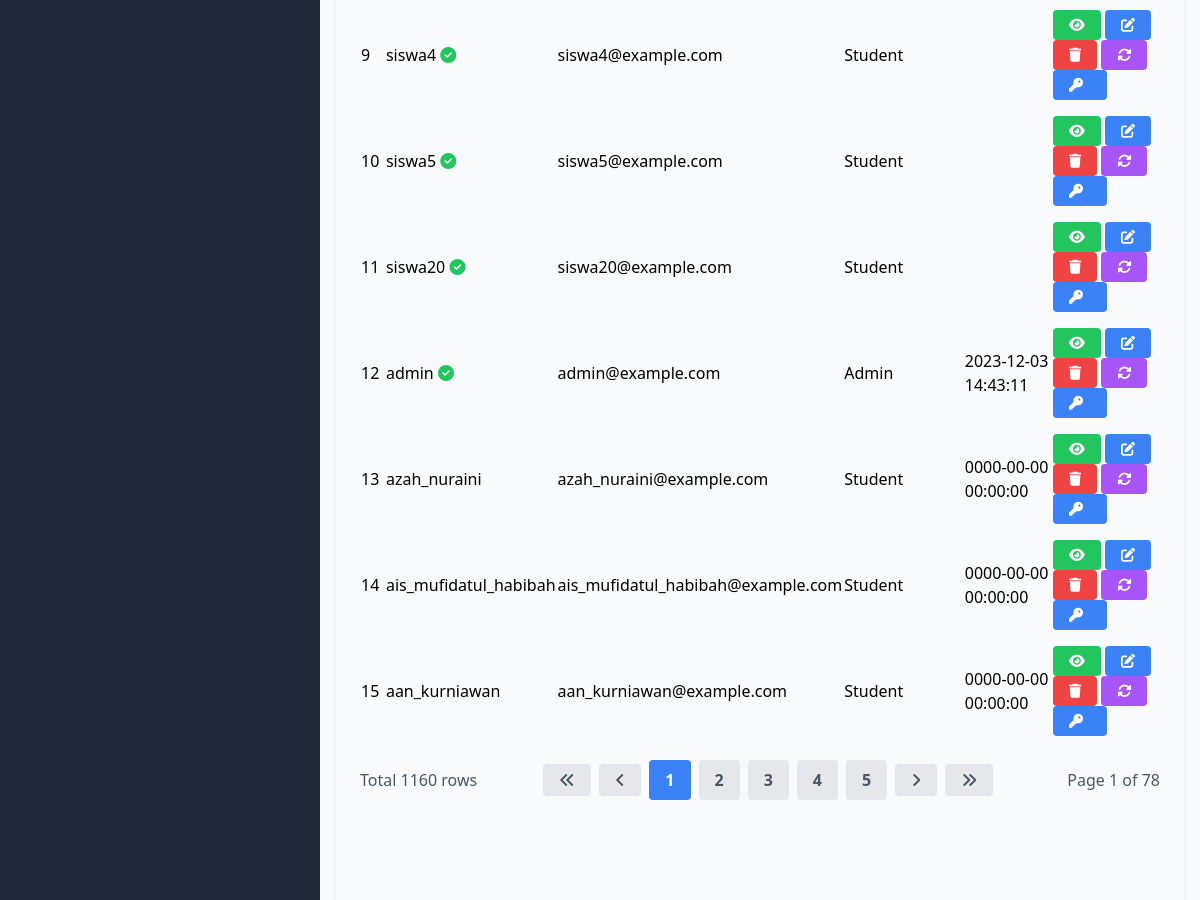
The app's page /manage_users/manage_users_list.php (middle part), older data.
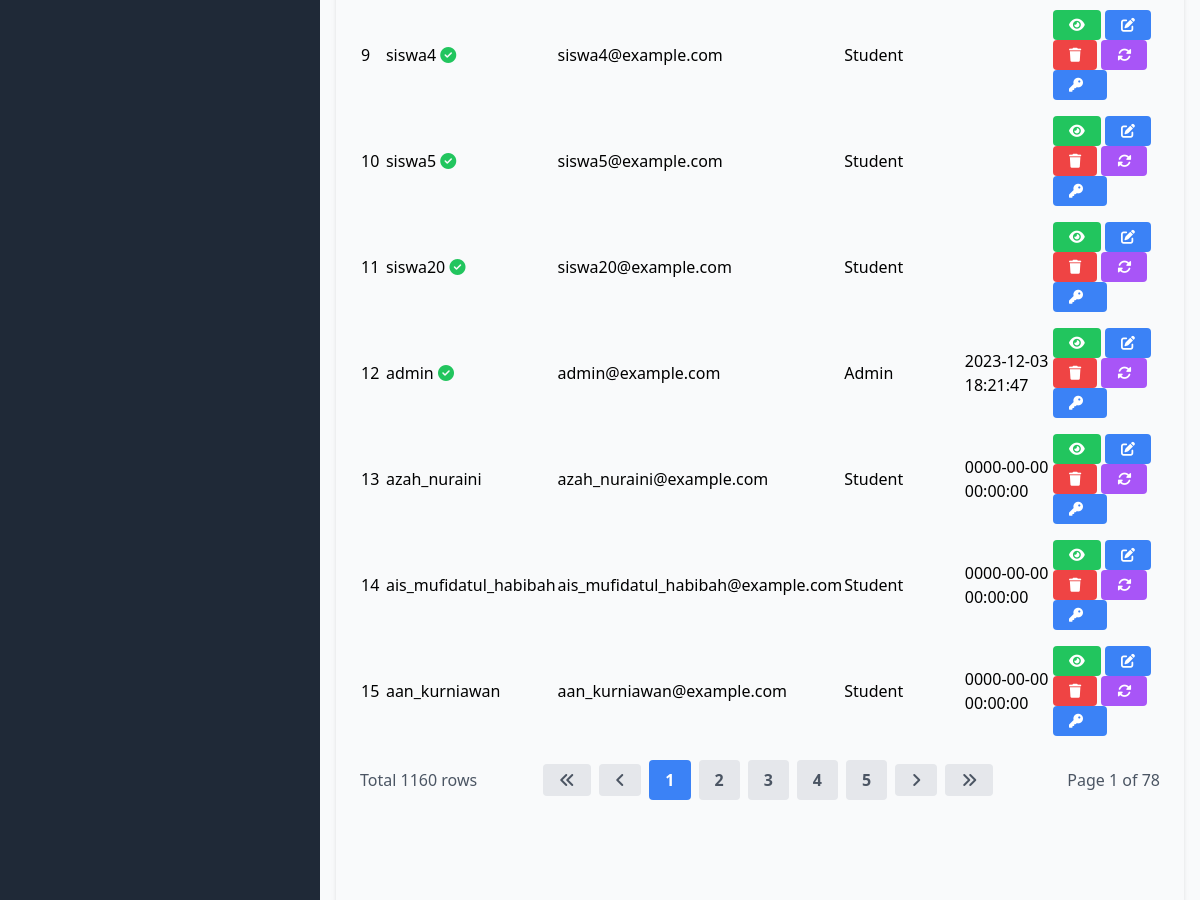
The same page, newer data.
### tables this page shows
CREATE TABLE `Users` (
  `UserID` int(11) NOT NULL,
  `Username` varchar(50) NOT NULL,
  `Password` varchar(255) NOT NULL,
  `Email` varchar(100) NOT NULL,
  `FullName` varchar(100) DEFAULT NULL,
  `DateOfBirth` date DEFAULT NULL,
  `Gender` varchar(10) DEFAULT NULL,
  `Address` text DEFAULT NULL,
  `PhoneNumber` varchar(20) DEFAULT NULL,
  `RoleID` int(11) DEFAULT NULL,
  `AccountCreationDate` timestamp NOT NULL DEFAULT current_timestamp() ON UPDATE current_timestamp(),
  `LastLogin` datetime DEFAULT NULL,
  `AccountStatus` varchar(20) DEFAULT NULL,
  `ProfilePictureURL` varchar(255) DEFAULT NULL,
  `ActivationStatus` varchar(20) DEFAULT NULL
);

CREATE TABLE `Roles` (
  `RoleID` int(11) NOT NULL,
  `RoleName` varchar(50) NOT NULL
);

### database/connection.php (called while the page is built, shortened)
<?php
$baseUrl = "http://localhost/final_project_imam_2023/";

### public/manage_users/manage_users_list.php (the view, shortened to what the changed rows need)
<?php
require_once('../../database/connection.php');
?>
<?php include_once('../components/header.php'); ?>
<div class="h-screen flex flex-col">
    <div class="flex-grow bg-gray-50 flex flex-row shadow-md">
        <main class=" bg-gray-50 flex flex-col flex-1 overflow-y-scroll h-screen flex-shrink-0 sc-hide pb-40">
            <div class="flex items-start justify-start p-6 shadow-md m-4 flex-1 flex-col">
                <div class="flex flex-col w-full">
                    <table class="min-w-full">
                        <tbody>
                            <?php
                            $searchTerm = isset($_GET['search']) ? $_GET['search'] : '';
                            $page = isset($_GET['page']) ? $_GET['page'] : 1;
                            $query = "SELECT u.UserID, u.Username, u.Email, r.RoleName, u.LastLogin, u.ActivationStatus FROM Users u
                                      LEFT JOIN Roles r ON u.RoleID = r.RoleID
                                      WHERE u.Username LIKE '%$searchTerm%' OR u.Email LIKE '%$searchTerm%'
                                      LIMIT 15 OFFSET " . ($page - 1) * 15;
                            $result = $conn->query($query);
                            $no = 1;
                            while ($row = $result->fetch_assoc()) {
                            ?>
                                <tr>
                                    <td class="py-2"><?php echo $no++; ?></td>
                                    <td class="py-2">
                                        <?php echo $row['Username']; ?>
                                        <?php
                                        if ($row['ActivationStatus'] == 'pending' || $row['ActivationStatus'] == NULL) {
                                            echo '<i class="fas fa-hourglass-half text-yellow-500"></i>';
                                        } elseif ($row['ActivationStatus'] == 'active') {
                                            echo '<i class="fas fa-check-circle text-green-500"></i>';
                                        } elseif ($row['ActivationStatus'] == 'disabled') {
                                            echo '<i class="fas fa-ban text-red-500"></i>';
                                        }
                                        ?>
                                    </td>
                                    <td class="py-2"><?php echo $row['Email']; ?></td>
                                    <td class="py-2"><?php echo $row['RoleName']; ?></td>
                                    <td class="py-2"><?php echo $row['LastLogin']; ?></td>
                                    <td class='py-2'>
                                        <a href="<?php echo $baseUrl; ?>public/manage_users/manage_users_detail.php?id=<?php echo $row['UserID'] ?>" class='bg-green-500 hover-bg-green-700 text-white font-bold py-2 px-4 rounded inline-flex items-center text-sm'>
                                            <i class='fas fa-eye'></i>
                                        </a>
                                        <a href="<?php echo $baseUrl; ?>public/manage_users/manage_users_update.php?id=<?php echo $row['UserID'] ?>" class='bg-blue-500 hover-bg-blue-700 text-white font-bold py-2 px-4 rounded inline-flex items-center text-sm'>
                                            <i class='fas fa-edit'></i>
                                        </a>
                                        <a href="#" onclick="confirmDelete(<?php echo $row['UserID']; ?>)" class='bg-red-500 hover-bg-red-700 text-white font-bold py-2 px-4 rounded inline-flex items-center text-sm'>
                                            <i class='fas fa-trash'></i>
                                        </a>
                                        <a href="#" onclick="confirmUpdateStatus(<?php echo $row['UserID']; ?>, '<?php echo $row['ActivationStatus']; ?>')" class='bg-purple-500 hover-bg-blue-700 text-white font-bold py-2 px-4 rounded inline-flex items-center text-sm'>
                                            <i class='fas fa-sync-alt'></i>
                                        </a>
                                        <a href="<?php echo $baseUrl; ?>public/manage_users/manage_users_reset_password.php?id=<?php echo $row['UserID']; ?>" class="bg-blue-500 hover-bg-blue-700 text-white font-bold py-2 px-4 rounded inline-flex items-center text-sm">
                                            <i class="fas fa-key mr-2"></i>
                                        </a>
                                    </td>
                                </tr>
                            <?php
                            }
                            ?>
                        </tbody>
                    </table>
                </div>
        </main>
    </div>
</div>
</body>
</html>

Row changes from the older to the newer data that the page shows:
changed users "admin": LastLogin "2023-12-03 14:43:11" → "2023-12-03 18:21:47"
